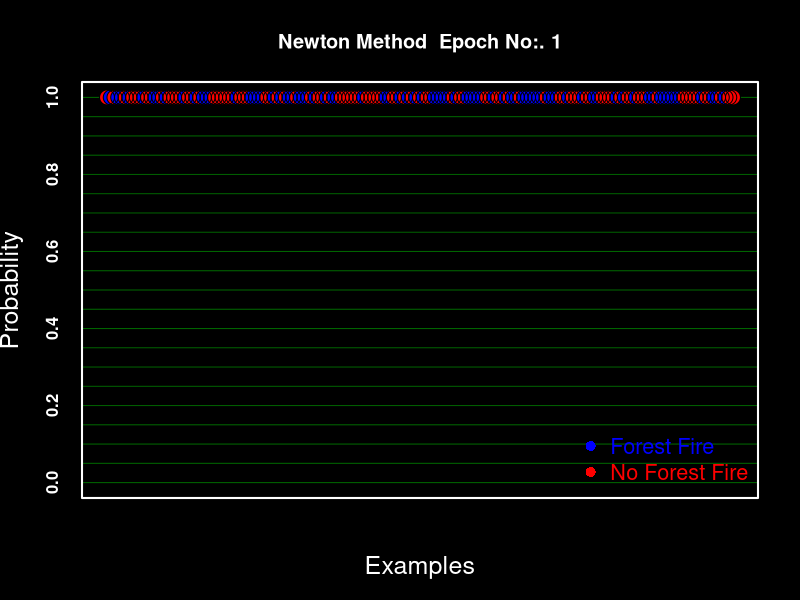
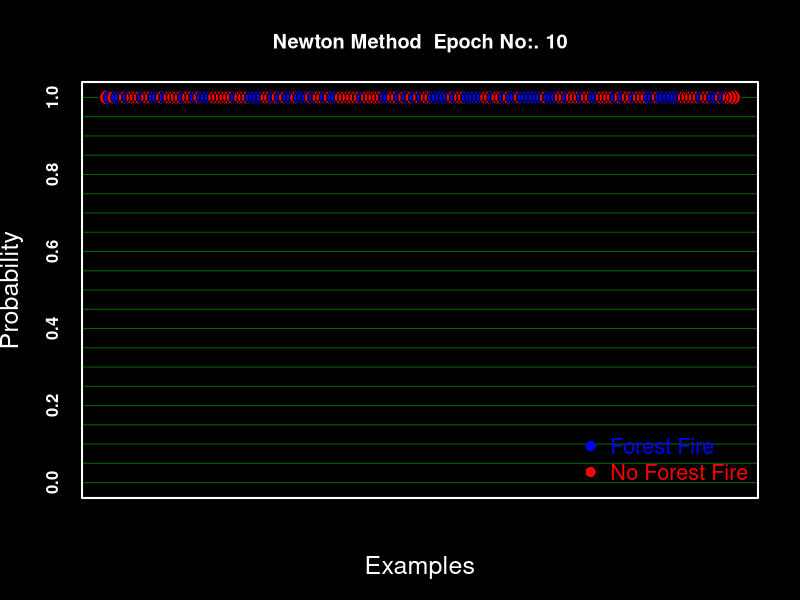
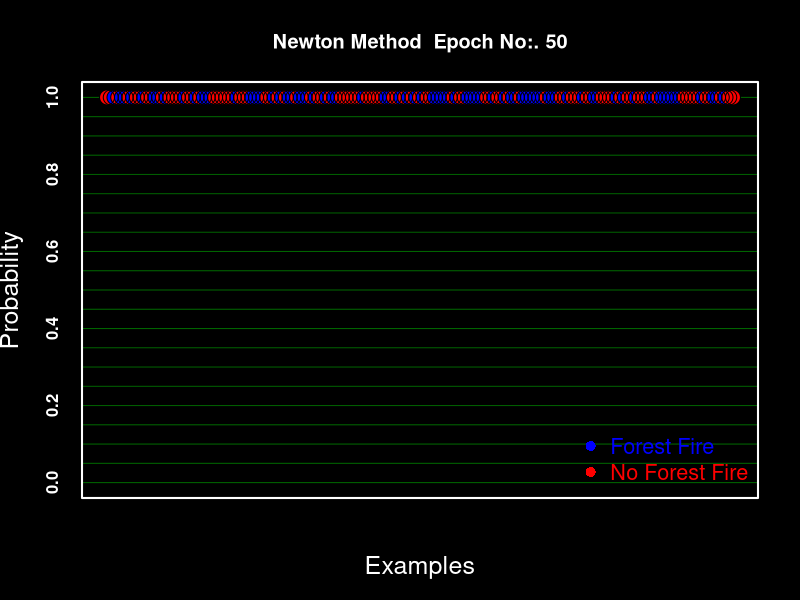
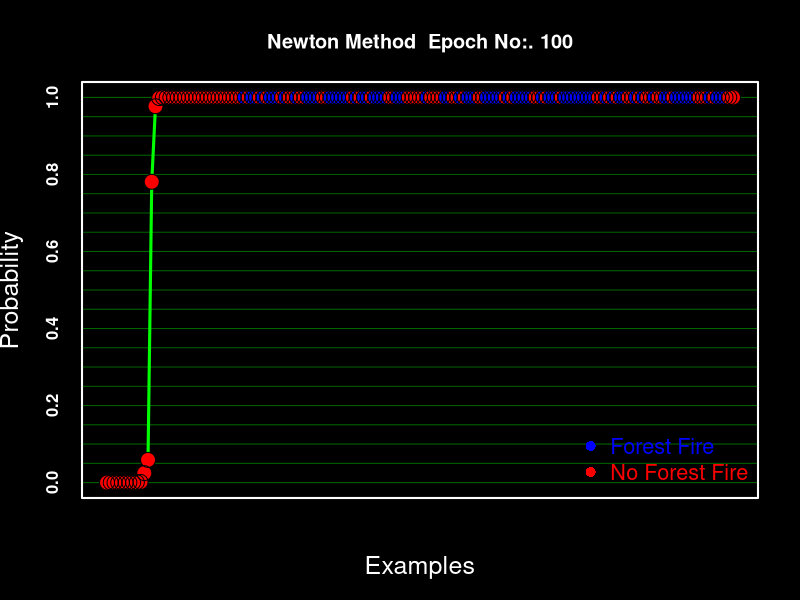
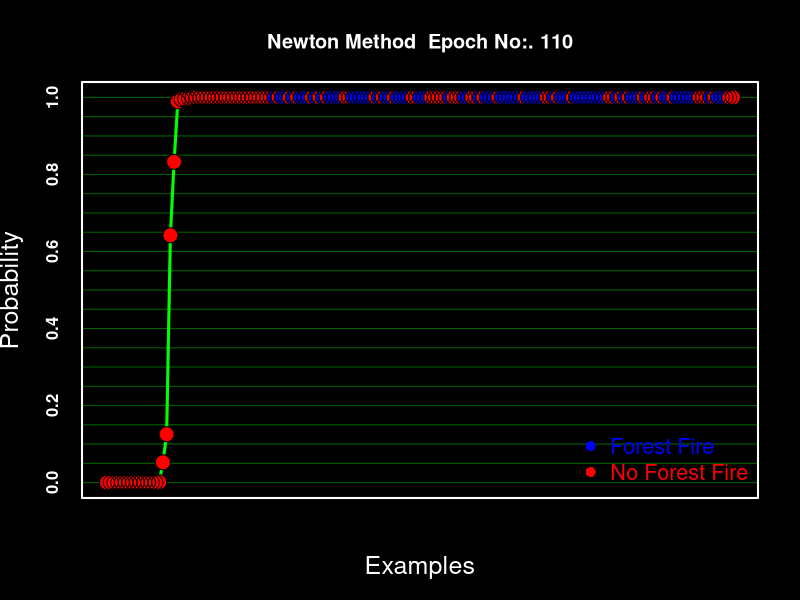
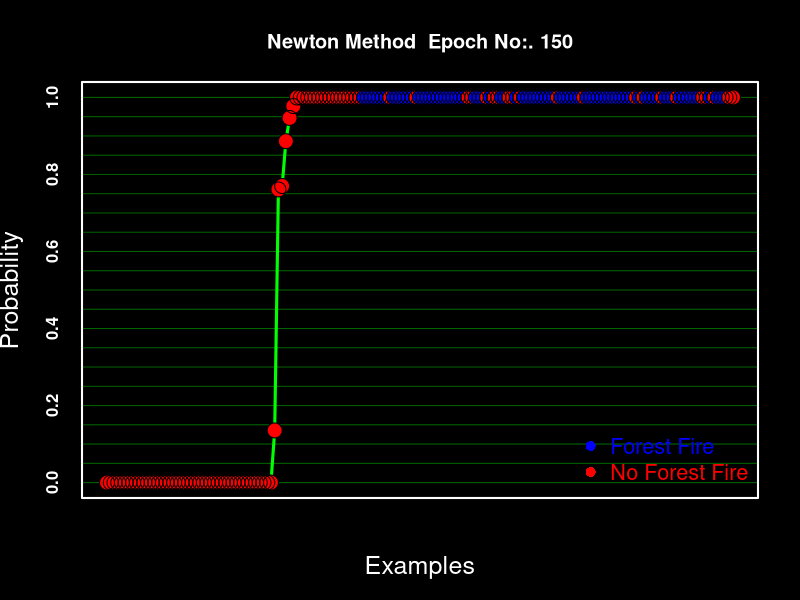
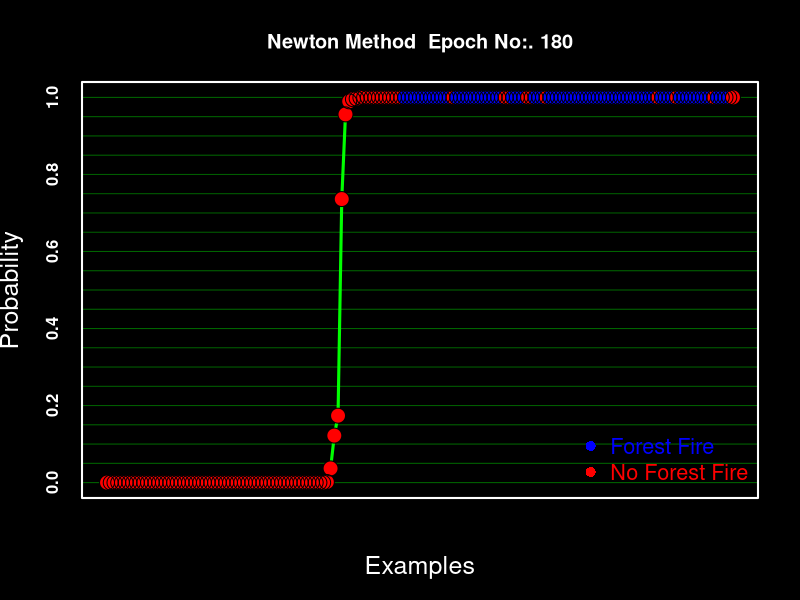
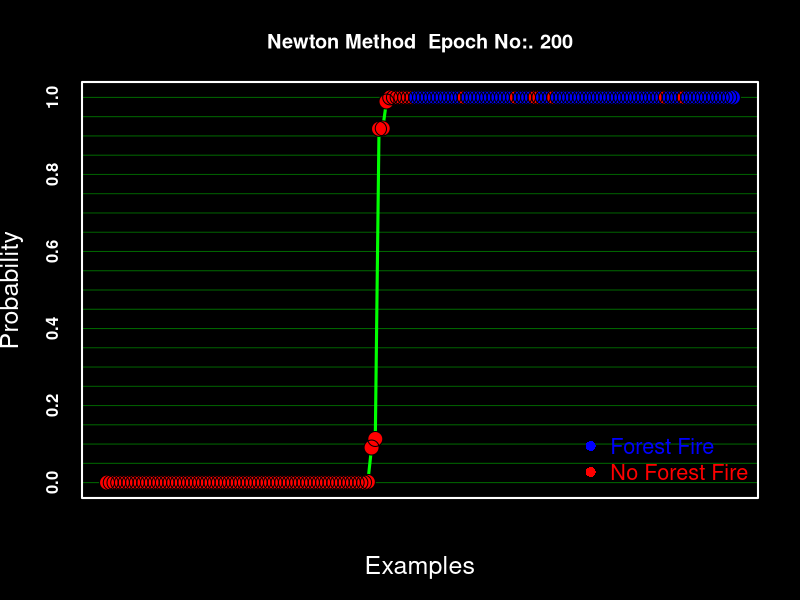

The R script that drew these images, in order:
#--------------Logistic Regression --------------#

setwd("C:/Users/Dell/Desktop")
set.seed(111)

logistic.train<- function(train_data, method, lr, verbose){
  
  b0<-rep(1, nrow(train_data))
  x<-as.matrix(cbind(b0, train_data[,1:(ncol(train_data)-1)]))
  y<- train_data[, ncol(train_data)]
  
  beta<- as.matrix(runif(ncol(x), 0,1)) #initiate
  beta_all<-NULL
  beta_at<-c(1,10,50,100,110,150,180,200,300,500,600,800,1000,
             1500,2000,4000,5000,6000,10000)
  
  cost<-1; epoch<-0; old_cost<-1;
  
  
  #-----------------------------Gradient Descent------------#
  if(method=="Gradient"){
    while( (cost > 0.001) & (epoch<=1e5)){
      
      logit<-x%*%beta
      p <- 1/( 1+ exp(-(logit))) #probability
      
      # Likelihood: L(x|beta) = P(Y=1|x,beta)*P(Y=0|x,beta)
      likeh<-0.01
      for(i in 1:length(p)){
        likeh <- likeh*(ifelse( y[i]==1, p[i], (1-p[i])))
      }
      
      #first derivative of the likelihood finction
      first_d<-  t(x) %*% (y-p)
      k<- lr*first_d #step toward minimization
      
      beta <- beta + k #update
      
      old_cost<-cost
      cost<- sum(((p-y)^2))/2 #updated cost #updated cost
      
      if(verbose==T){
        ifelse(epoch%%200==0, 
               print(paste0(epoch, "th Epoch", 
                            "---------cost=", round(cost,4),
                            "---------likelihood=", round(likeh,4),
                            collapse = "")), NA)}
      
      if(epoch %in% beta_at){beta_all<-cbind(beta_all, beta)}
      
      epoch<- epoch+1
    }
  }
  
  #--------------Newtown second order diff method-------------#
  
  else if(method=="Newton"){
    while((cost > 0.001) & (epoch<=1e5)){
      
      logit<-x%*%beta
      p <- 1/( 1+ exp(-(logit))) #probability
      
      # Likelihood: L(x|beta) = P(Y=1|x,beta)*P(Y=0|x,beta)
      likeh<-1
      for(i in 1:length(p)){
        likeh <- likeh*(ifelse( y[i]==1, p[i], (1-p[i])))
      }
      
      #first derivative of the likelihood finction
      first_d<-  t(x) %*% (y-p)
      
      w<-matrix(0, ncol= nrow(x), nrow = nrow(x))
      diag(w)<-p
      hessian<- t(x) %*% w %*% x #hessian matrix
      k<- solve(hessian) %*% (t(x) %*% (y-p)) #newton method
      
      beta <- beta + k #update
      
      old_cost<-cost
      cost<- sum(((p-y)^2))/2 # #update
      
      
      if(verbose==T){
        ifelse(epoch%%200==0, 
               print(paste0(epoch, "th Epoch", 
                            "---------cost=", round(cost,4),
                            "---------likelihood=", round(likeh,4),
                            collapse = "")), NA)}
      
      if(epoch %in% beta_at){beta_all<-cbind(beta_all, beta)}
      
      epoch<- epoch+1
    }
  }
  
  else(break) 
  
  beta_all<-cbind(beta_all, beta)
  colnames(beta_all)<-c(beta_at[1:(ncol(beta_all)-1)], epoch-1)
  
  mylist<-list(as.matrix(beta), likeh, beta_all)
  names(mylist)<- c("Beta", "likeh", "Beta_all")
  return(mylist)
} # Fitting of logistic model

logistic.pred<-function(model, test_data){
  
  test_new<- cbind( rep(1, nrow(test_data)), test_data[,-ncol(test_data)])
  
  beta<-as.matrix(model$Beta)
  beta_all<-model$Beta_all
  ll<- model$likeh
  
  log_odd<-cbind(as.matrix(test_new)) %*% beta
  
  probability<- 1/(1+ exp(-log_odd))
  predicted_label<- ifelse(probability >= 0.5, 1, 0)
  
  k<-cbind(test_data[,ncol(test_data)], predicted_label)
  colnames(k)<- c("Actual", "Predicted")
  k<- as.data.frame(k)
  
  tp<-length(which(k$Actual==1 & k$Predicted==1))
  tn<-length(which(k$Actual==0 & k$Predicted==0))
  fp<-length(which(k$Actual==0 & k$Predicted==1))
  fn<-length(which(k$Actual==1 & k$Predicted==0))
  
  cf<-matrix(c(tp, fn, fp, tn), 2, 2, byrow = F)
  rownames(cf)<- c("1", "0")
  colnames(cf)<- c("1", "0")
  
  p_list<-list(k, cf, beta, ll, beta_all)
  names(p_list)<- c("predticted", "confusion matrix","beta", "liklihood", "Beta_all")
  return(p_list)
  
} # to make prediction from the trained model


#importing data
data<-read.csv("fire.csv", header = T)
data$Classes<-as.numeric(ifelse(1:nrow(data)%in%grep("not",data$Classes), 0, 1))
data<-rbind(data[which(data$Classes==0),],
            data[sample(size=length(which(data$Classes==0)),which(data$Classes==1)),])
data<-data[sample(1:nrow(data)),]
data<-as.data.frame(data)
data<-lapply(data, as.numeric) 
data<-as.data.frame(data)
data<-data[-unique(which(is.na(data), arr.ind = T)[,1]),]

partition<-sample(c(0,1), size=nrow(data), prob = c(0.8,0.2), replace = T)

train<-data[which(partition==0),]
test<-data[which(partition==1),]





mymodel_newton<- logistic.train(train, "Newton", 0.01, verbose=T) # Fitting the model using Newton method
mymodel_gradient<- logistic.train(train, "Gradient", 0.01, verbose=T) # Fitting the model using Gradient method

myresult1<-logistic.pred( mymodel_newton, test_data = test) #prediction using Newton trained model
myresult2<-logistic.pred( mymodel_gradient, test_data = test) #prediction using Gradient trained model

myresult1$`confusion matrix`
myresult2$`confusion matrix`


sigmoid<-function(x){
  sig<-1/(1+exp(-x))
}

par(bg="black")
for(i in 1:ncol(myresult1$Beta_all)){
  
  colo<-ifelse(train$Classes==0,"red", "blue")
  a<-sigmoid(as.matrix(cbind(rep(1,nrow(train)),train[,-ncol(train)]))%*%as.matrix(myresult1$Beta_all[,i]))
  colo<-colo[order(a, decreasing = F)]
  a<-a[order(a, decreasing = F)]
  
  plot(a, lwd=2, type = "n", col.axis="white", xaxt="n",
       ylab="Probability", xlab="Examples", col.lab="white",
       main=paste("Newton Method  Epoch No:.", 
                  colnames(myresult1$Beta_all)[i], collapse = ""),
       ylim=c(0,1),
       col.main="white", cex.lab=1.5, font=2, font.lab=9)
  abline(h=seq(0,1,0.05), col="darkgreen")
  lines(a, col="green", lwd=3)
  points(a,col=colo, pch=16, cex=2, lwd=2)
  points(a,col="black", pch=1, cex=2, lwd=1)
  box(col="white", lwd=2)
  
  legend("bottomright",
         legend = c("Forest Fire","No Forest Fire"),
         col=c("blue","red"),
         pch = 16,
         cex=1.3,
         bty="n",
         text.col=c("blue","red"),
         text.font = 9)
}

par(bg="black")
for(i in 1:ncol(myresult2$Beta_all)){
  
  colo<-ifelse(train$Classes==0,"red", "blue")
  a<-sigmoid(as.matrix(cbind(rep(1,nrow(train)),
                             train[,-ncol(train)]))%*%as.matrix(myresult2$Beta_all[,i]))
  colo<-colo[order(a, decreasing = F)]
  a<-a[order(a, decreasing = F)]
  
  plot(a, lwd=2, type = "n", col.axis="white", xaxt="n",
       ylab="Probability", xlab="Examples", col.lab="white",
       main=paste("Gradient Desc Method  Epoch No:.", 
                  colnames(myresult2$Beta_all)[i], collapse = ""),
       ylim=c(0,1),
       col.main="white", cex.lab=1.5, font=2, font.lab=9)
  abline(h=seq(0,1,0.05), col="darkgreen")
  lines(a, col="green", lwd=3)
  points(a,col=colo, pch=16, cex=2, lwd=2)
  points(a,col="black", pch=1, cex=2, lwd=1)
  box(col="white", lwd=2)
  
  legend("bottomright",
         legend = c("Forest Fire","No Forest Fire"),
         col=c("blue","red"),
         pch = 16,
         cex=1.3,
         bty="n",
         text.col=c("blue","red"),
         text.font = 9)
}





